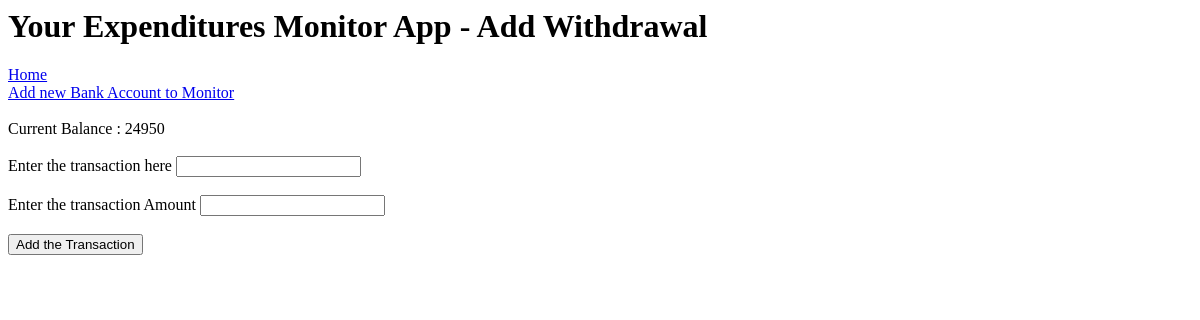
/withdraw/1, run on an earlier commit of the app's database.
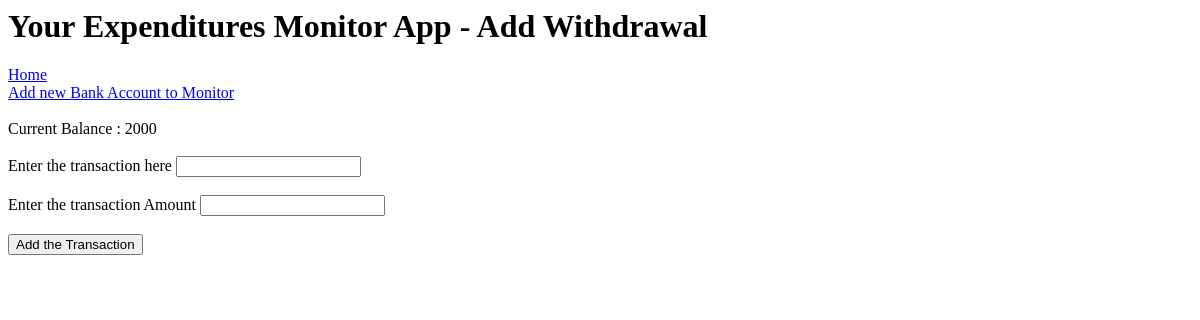
And on a later commit of the database.
### application/models.py (models this page shows)
class Accounts(db.Model):
    id = db.Column(db.Integer, primary_key=True)
    balance = db.Column(db.Integer)
    account_name = db.Column(db.String(30), nullable=False)
    cust_name = db.Column(db.String(30), nullable=False)
    transactions = db.relationship('Transaction', backref='accounts' , lazy='dynamic')

### application/routes.py (the view, shortened to what this page needs)
@app.route('/withdraw/<int:account_id>',  methods=['GET','POST'])
def withdraw(account_id):
    form = TransactionForm()
    account = Accounts.query.filter_by(id=account_id).first()
    return render_template("withdraw.html", form=form, title="Add Withdrawal" , account=account)

### application/forms.py
class TransactionForm(FlaskForm):
    transaction = StringField('Enter the transaction here' , validators=[DataRequired()])
    transaction_amount = IntegerField('Enter the transaction Amount', validators=[DataRequired()])
    submit = SubmitField('Add the Transaction')

### application/templates/withdraw.html (shortened to what this page needs)
{% extends "layout.html" %}
{% block body %}
<br><br>
Current Balance : {{ account.balance }}
<br><br>
<form action='' method='POST'>
    {{ form.transaction.label }} {{ form.transaction}} <br><br>
    {{ form.transaction_amount.label }} {{ form.transaction_amount }}<br><br>
    {{form.submit}}
</form>
{% endblock body %}

What changed in the data, as far as the page shows it:
changed Accounts: balance "24950" → "2000"
